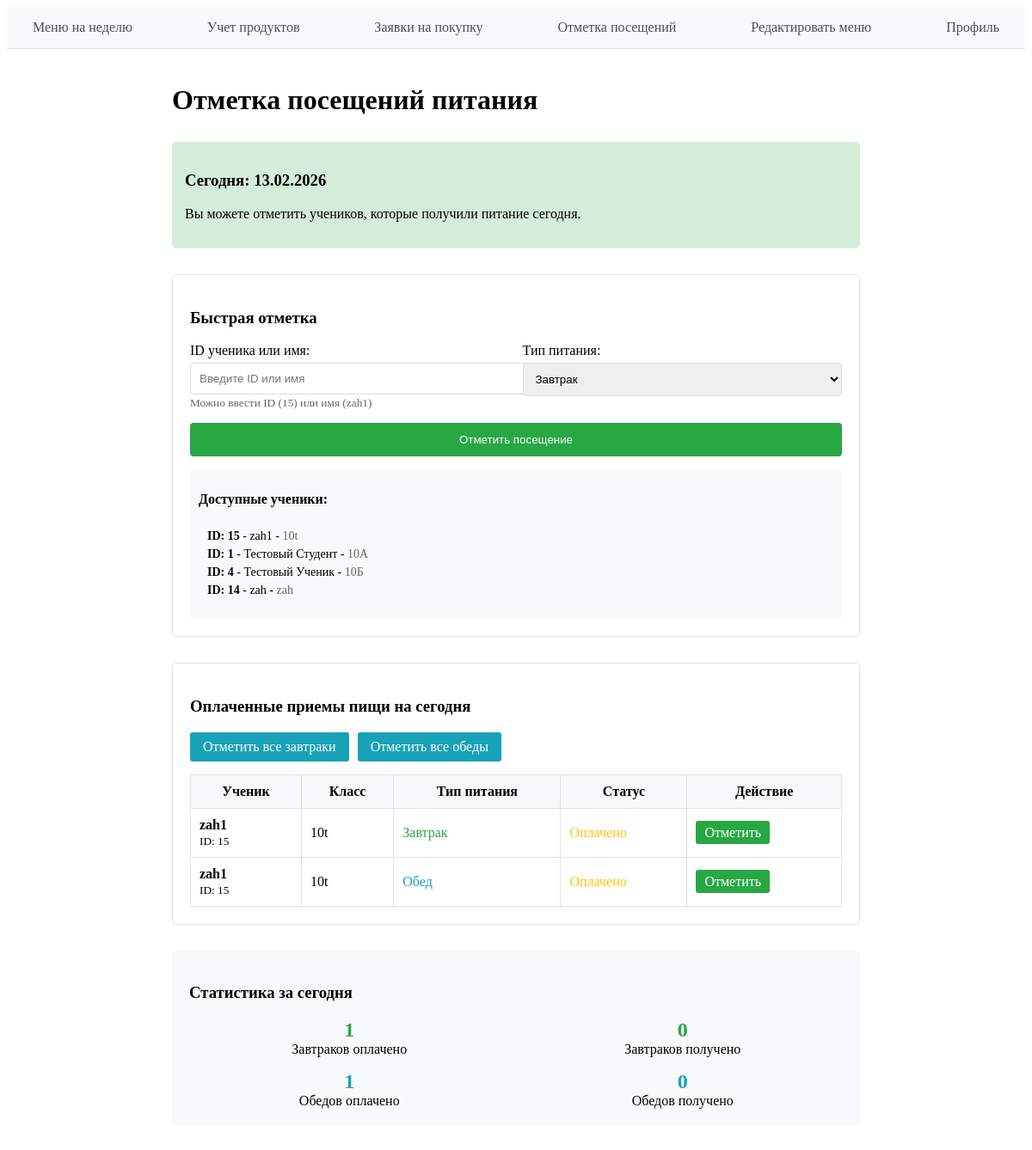
Page /cook_mark_attendance/ (signed in) on the committed database.
### tables this page shows
CREATE TABLE users (
                id INTEGER PRIMARY KEY AUTOINCREMENT,
                username TEXT UNIQUE,
                password_hash TEXT,
                role TEXT,
                full_name TEXT,
                allergies TEXT,
                preferences TEXT,
                class TEXT
            );

CREATE TABLE meal_payments (
                id INTEGER PRIMARY KEY AUTOINCREMENT,
                user_id INTEGER,
                day_of_week INTEGER,
                meal_type TEXT,
                date DATE,
                status TEXT,
                week_offset INTEGER DEFAULT 0,
                FOREIGN KEY (user_id) REFERENCES users (id)
            );

### main.py (the view, shortened to what this page needs)
@app.route('/cook_mark_attendance/', methods=['GET', 'POST'])
def cook_mark_attendance():
    if 'user' not in session:
        return redirect('/login_user_help/')
    user = session.get('user')
    if user['role'] != 'cook':
        return redirect('/')
    today = datetime.now().strftime('%Y-%m-%d')
    db = sql.connect('db_for_project.db')
    cursor = db.cursor()
    cursor.execute('''
        SELECT id, full_name, class
        FROM users
        WHERE role = 'student'
        ORDER BY class, full_name
    ''')
    all_students = cursor.fetchall()
    students_list = []
    for student in all_students:
        students_list.append({
            'id': student[0],
            'name': student[1],
            'class': student[2]
        })
    cursor.execute('''
        SELECT
            COUNT(CASE WHEN meal_type='breakfast' AND status='paid' THEN 1 END) as breakfast_paid,
            COUNT(CASE WHEN meal_type='breakfast' AND status='attended' THEN 1 END) as breakfast_attended,
            COUNT(CASE WHEN meal_type='lunch' AND status='paid' THEN 1 END) as lunch_paid,
            COUNT(CASE WHEN meal_type='lunch' AND status='attended' THEN 1 END) as lunch_attended
        FROM meal_payments
        WHERE date = ?
    ''', (today,))
    stats_row = cursor.fetchone()
    stats = {
        'breakfast_paid': stats_row[0] if stats_row else 0,
        'breakfast_attended': stats_row[1] if stats_row else 0,
        'lunch_paid': stats_row[2] if stats_row else 0,
        'lunch_attended': stats_row[3] if stats_row else 0
    }
    cursor.execute('''
        SELECT
            mp.id as payment_id,
            u.id as student_id,
            u.full_name as student_name,
            u.class,
            mp.meal_type,
            mp.status
        FROM meal_payments mp
        JOIN users u ON mp.user_id = u.id
        WHERE mp.date = ? AND mp.status IN ('paid', 'attended')
        ORDER BY u.class, u.full_name, mp.meal_type
    ''', (today,))
    paid_meals = []
    for row in cursor.fetchall():
        paid_meals.append({
            'payment_id': row[0],
            'student_id': row[1],
            'student_name': row[2],
            'class': row[3],
            'meal_type': row[4],
            'status': row[5]
        })
    db.close()
    return render_template('cook_attendance_mark.html',
                           user=user,
                           today_date=datetime.now().strftime('%d.%m.%Y'),
                           stats=stats,
                           paid_meals=paid_meals,
                           all_students=students_list)

### templates/cook_attendance_mark.html (shortened to what this page needs)
{% extends "base.html" %}
{% block content %}
<div style="max-width: 800px; margin: 0 auto; padding: 20px;">
    <h1>Отметка посещений питания</h1>
    <div style="margin: 30px 0; padding: 15px; background-color: #d4edda; border-radius: 5px;">
        <h3>Сегодня: {{ today_date }}</h3>
        <p>Вы можете отметить учеников, которые получили питание сегодня.</p>
    </div>
<div style="margin: 30px 0; padding: 20px; border: 1px solid #dee2e6; border-radius: 5px;">
    <h3>Быстрая отметка</h3>
    <form method="POST" action="/cook_mark_attendance/">
        <div style="display: grid; grid-template-columns: 1fr 1fr; gap: 15px; margin-bottom: 15px;">
            <div>
                <label style="display: block; margin-bottom: 5px;">ID ученика или имя:</label>
                <input type="text" name="student_id" placeholder="Введите ID или имя" list="studentList"
                       style="width: 100%; padding: 10px; border: 1px solid #ddd; border-radius: 4px;">
                <small style="color: #666;">Можно ввести ID ({{ all_students[0].id if all_students else '1' }}) или имя ({{ all_students[0].name if all_students else 'Имя' }})</small>
            </div>
            <div>
                <label style="display: block; margin-bottom: 5px;">Тип питания:</label>
                <select name="meal_type" style="width: 100%; padding: 10px; border: 1px solid #ddd; border-radius: 4px;">
                    <option value="breakfast">Завтрак</option>
                </select>
            </div>
        </div>
        <button type="submit" style="width: 100%; padding: 12px; background: #28a745; color: white; border: none; border-radius: 4px; cursor: pointer;">
            Отметить посещение
        </button>
    </form>
    <div style="margin-top: 15px; padding: 10px; background: #f8f9fa; border-radius: 4px;">
        <p><strong>Доступные ученики:</strong></p>
        <div style="max-height: 150px; overflow-y: auto; padding: 10px;">
            {% for student in all_students %}
            <div style="margin-bottom: 5px; font-size: 14px;">
                <span style="font-weight: bold;">ID: {{ student.id }}</span> -
                <span>{{ student.name }}</span> -
                <span style="color: #666;">{{ student.class }}</span>
            </div>
            {% endfor %}
        </div>
    </div>
</div>
    <div style="margin: 30px 0; padding: 20px; border: 1px solid #dee2e6; border-radius: 5px;">
        <h3>Оплаченные приемы пищи на сегодня</h3>
        {% if paid_meals %}
        <div style="display: flex; gap: 10px; margin-bottom: 15px;">
            <a href="?mark_all=breakfast" style="padding: 8px 15px; background: #17a2b8; color: white; text-decoration: none; border-radius: 3px;">
                Отметить все завтраки
            </a>
            <a href="?mark_all=lunch" style="padding: 8px 15px; background: #17a2b8; color: white; text-decoration: none; border-radius: 3px;">
                Отметить все обеды
            </a>
        </div>
        <table style="width: 100%; border-collapse: collapse;">
            <thead>
                <tr style="background-color: #f8f9fa;">
                    <th style="border: 1px solid #dee2e6; padding: 10px;">Ученик</th>
                    <th style="border: 1px solid #dee2e6; padding: 10px;">Класс</th>
                    <th style="border: 1px solid #dee2e6; padding: 10px;">Тип питания</th>
                    <th style="border: 1px solid #dee2e6; padding: 10px;">Статус</th>
                    <th style="border: 1px solid #dee2e6; padding: 10px;">Действие</th>
                </tr>
            </thead>
            <tbody>
                {% for meal in paid_meals %}
                <tr>
                    <td style="border: 1px solid #dee2e6; padding: 10px;">
                        <strong>{{ meal.student_name }}</strong>
                        <br><small>ID: {{ meal.student_id }}</small>
                    </td>
                    <td style="border: 1px solid #dee2e6; padding: 10px;">{{ meal.class }}</td>
                    <td style="border: 1px solid #dee2e6; padding: 10px;">
                        {% if meal.meal_type == 'breakfast' %}
                        <span style="color: #28a745;">Завтрак</span>
                        {% else %}
                        <span style="color: #17a2b8;">Обед</span>
                        {% endif %}
                    </td>
                    <td style="border: 1px solid #dee2e6; padding: 10px;">
                        {% if meal.status == 'paid' %}
                        <span style="color: #ffc107;">Оплачено</span>
                        {% else %}
                        <span style="color: #28a745;">Посещено ✓</span>
                        {% endif %}
                    </td>
                    <td style="border: 1px solid #dee2e6; padding: 10px;">
                        {% if meal.status == 'paid' %}
                        <a href="/cook_mark_single/{{ meal.payment_id }}"
                           style="padding: 5px 10px; background: #28a745; color: white; text-decoration: none; border-radius: 3px;">
                            Отметить
                        </a>
                        {% else %}
                        <span style="color: #666;">Уже отмечено</span>
                        {% endif %}
                    </td>
                </tr>
                {% endfor %}
            </tbody>
        </table>
        {% else %}
        <p style="text-align: center; padding: 20px; color: #666;">На сегодня нет оплаченных приемов пищи.</p>
        {% endif %}
    </div>
    <div style="margin: 30px 0; padding: 20px; background-color: #f8f9fa; border-radius: 5px;">
        <h3>Статистика за сегодня</h3>
        <div style="display: grid; grid-template-columns: repeat(2, 1fr); gap: 15px; margin-top: 15px;">
            <div style="text-align: center;">
                <div style="font-size: 24px; font-weight: bold; color: #28a745;">{{ stats.breakfast_paid }}</div>
                <div>Завтраков оплачено</div>
            </div>
            <div style="text-align: center;">
                <div style="font-size: 24px; font-weight: bold; color: #28a745;">{{ stats.breakfast_attended }}</div>
                <div>Завтраков получено</div>
            </div>
            <div style="text-align: center;">
                <div style="font-size: 24px; font-weight: bold; color: #17a2b8;">{{ stats.lunch_paid }}</div>
                <div>Обедов оплачено</div>
            </div>
            <div style="text-align: center;">
                <div style="font-size: 24px; font-weight: bold; color: #17a2b8;">{{ stats.lunch_attended }}</div>
                <div>Обедов получено</div>
            </div>
        </div>
    </div>
</div>
{% endblock %}

### rows in the picture
users: id "15", full_name "zah1", name "zah1", class "10t"
users: id "1", name "Тестовый Студент", class "10А"
users: id "4", name "Тестовый Ученик", class "10Б"
users: id "14", name "zah", class "zah"
meal_payments: student_name "zah1", student_id "15", class "10t", meal_type "Завтрак", status "Оплачено"
meal_payments: student_name "zah1", student_id "15", class "10t", meal_type "Обед", status "Оплачено"

### other values in the picture
{{ stats.breakfast_paid }} "1"
{{ stats.breakfast_attended }} "0"
{{ stats.lunch_paid }} "1"
{{ stats.lunch_attended }} "0"
